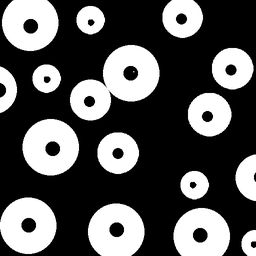
#> input picture Problem 6- Morphological_Processing/images/circle.tif, 256 x 256 px, shrunk from 512 x 512 before the run
$ jupyter execute '(d)Region_Filling.ipynb'
#> lines starting #> are read from the running program, lines starting #| are printed output that depends on the picture; after the words box and inside, x2 and y2 are one past the last pixel; in counts of white or black regions, pixels touching at a corner belong together
#### Take a binary image & perform Rigion Filling Algorithm using morphological operation

[cell 1]
import cv2
import numpy as np
import matplotlib.pyplot as plt

[cell 2]
original_image = cv2.imread('./images/circle.tif', 0)
#> original_image is the input picture: shape (256, 256); min 0, max 255, mean 90
print(f"shape of the original image: {original_image.shape}")
#| shape of the original image: (256, 256)
plt.imshow(original_image, cmap='gray')
plt.title('original image')
plt.show()

img_arr = np.array(original_image)
print(f"min pixel intensity: {np.min(img_arr)}")
#| min pixel intensity: 0
print(f"max pixel intensity: {np.max(img_arr)}")
#| max pixel intensity: 255

### Function for Dilation

[cell 3]
def dilation(image, st_element):
    # Create a black output image of the same size
    dilated_image = np.zeros_like(image)

    # Scale structuring element to 255 values (foreground)
    st_element = st_element * 255

    # Compute half size of structuring element for offset
    offset = st_element.shape[0] // 2
    height, width = image.shape

    # Iterate through every pixel in the image
    for row in range(height):
        for col in range(width):
            is_hit = False

            # Loop through each value in the structuring element
            for dx in range(-offset, offset + 1):
                for dy in range(-offset, offset + 1):
                    # Corresponding coordinates
                    img_row = row + dx
                    img_col = col + dy
                    st_row = dx + offset
                    st_col = dy + offset

                    # Check for valid coordinates
                    if 0 <= img_row < height and 0 <= img_col < width:
                        # If SE has 255 and image at that position is 255 → it's a hit
                        if st_element[st_row, st_col] == 255 and image[img_row, img_col] == 255:
                            is_hit = True
                            break
                if is_hit:
                    break

            # Set output pixel to 255 if any hit is found
            dilated_image[row, col] = 255 if is_hit else 0

    return np.uint8(dilated_image)

[cell 4]
def region_fill(binary_image, seed_point, struct_elem):
    height, width = binary_image.shape
    filled = np.zeros((height, width), dtype=np.uint8)

    # Step 1: Initialize with seed point
    x, y = seed_point
    filled[x, y] = 255

    # Step 2: Get complement of binary image
    complement = np.where(binary_image == 0, 255, 0)

    # Step 3: Iteratively apply morphological formula
    while True:
        prev = filled.copy()
        filled = dilation(filled, struct_elem)
        filled = np.bitwise_and(filled, complement)
        if np.array_equal(filled, prev):
            break

    # Optional: Merge filled region into original
    result = np.bitwise_or(binary_image, filled)
    return result

### Complement of the image

[cell 5]
A = original_image.copy()
Ac = 255 - A
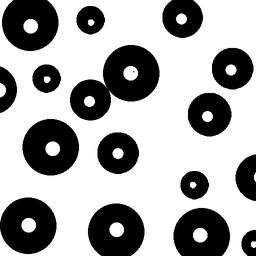
#> Ac: shape (256, 256); min 0, max 255, mean 165
plt.figure(figsize=(10, 6))

plt.subplot(1,2,1)
plt.imshow(original_image, cmap='gray')
plt.title('Original Image')


plt.subplot(1,2,2)
plt.imshow(Ac, cmap='gray')
plt.title('Complement of the image')
plt.show()
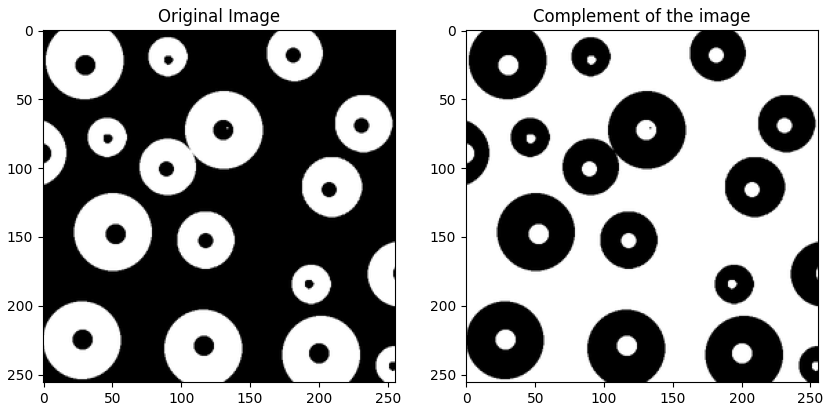
#> figure drawn by matplotlib, 2 panels

### Region Filling Algorithm

[cell 6]
X = original_image.copy()
B = np.ones((3, 3), dtype=np.uint8)
iteration = 0
while True:
    # Perform dilation (X_k = X_{k-1} ⊕ B)
    X_dilated = dilation(X, B)

    # Take the intersection with A^c (X_k = (X_{k-1} ⊕ B) ∩ A^c)
    X_new = X_dilated & Ac

    # If the region doesn't change, stop the iterations
    if np.array_equal(X_new, X):
        break

    X = X_new  # Update X for next iteration
    iteration += 1
    if iteration == 10:
        break
#> this loop made 10 passes
#> pass 1, `X_dilated = dilation(X, B)`:
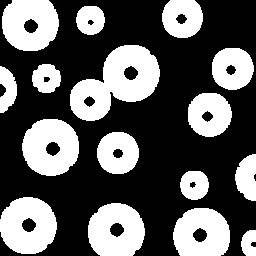
#> X_dilated: shape (256, 256); 37.3% white; 16 white regions, largest, box (x1, y1, x2, y2) and area: (70, 45, 160, 121) 3761, (22, 119, 79, 176) 2446, (0, 197, 57, 254) 2446
#> pass 1, `X_new = X_dilated & Ac`:
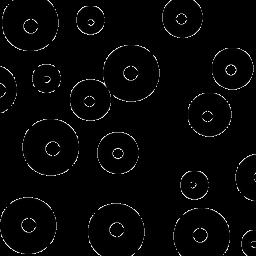
#> X_new: shape (256, 256); min 0, max 255, mean 5.6
#> pass 2, `X_dilated = dilation(X, B)`:
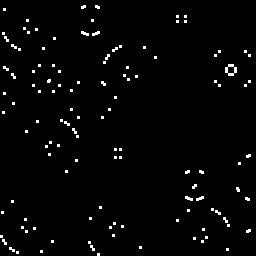
#> X_dilated: shape (256, 256); 2.1% white in thin lines or dots
#> after the loop:
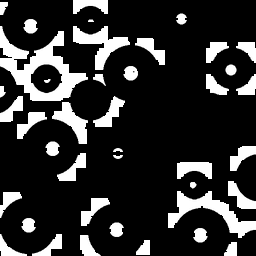
#> X: shape (256, 256); min 0, max 255, mean 48.7
#> after the loop, iteration = 10

[cell 7]
plt.title(f"Result of X (X_{iteration})")
plt.imshow(X, cmap='gray')
plt.show()

###

### Filled Region

[cell 8]
plt.figure(figsize=(10, 6))
plt.subplot(1,2,1)
plt.imshow(original_image, cmap='gray')
plt.title('Original Image')

plt.subplot(1,2,2)
filled_image =  X | original_image
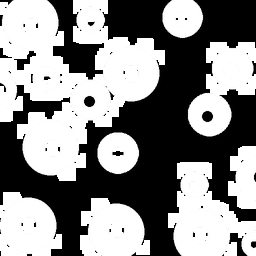
#> filled_image: shape (256, 256); min 0, max 255, mean 138.7
plt.imshow(filled_image, cmap='gray')
plt.title('Region Filed')
plt.show()

$ run again, with Problem 6- Morphological_Processing/images/finger_print.tif copied over Problem 6- Morphological_Processing/images/circle.tif
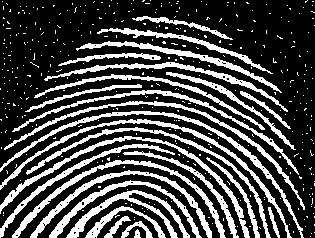
#> input picture Problem 6- Morphological_Processing/images/finger_print.tif, 315 x 238 px
#> original_image: shape (238, 315); 28.5% white; 414 white regions (387 under 20 px), largest, box (x1, y1, x2, y2) and area: (0, 111, 304, 238) 1388, (0, 136, 250, 238) 1372, (0, 119, 292, 238) 1337
#| shape of the original image: (238, 315)
#| min pixel intensity: 0
#| max pixel intensity: 255
#> the loop `while True:` made 10 passes
#> pass 1, `X_dilated = dilation(X, B)`:
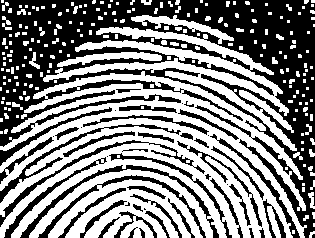
#> X_dilated: shape (238, 315); 51.9% white; 51 black regions (12 under 20 px), largest, box (x1, y1, x2, y2) and area: (0, 0, 315, 238) 25299, (20, 165, 219, 238) 1075, (0, 140, 205, 227) 882
#> pass 2, `X_new = X_dilated & Ac`:
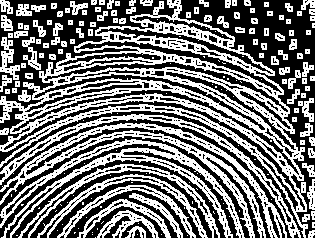
#> X_new: shape (238, 315); 46.3% white in thin lines or dots
#> after the loop `while True:`: iteration = 10
#> filled_image: shape (238, 315); every value is 255
